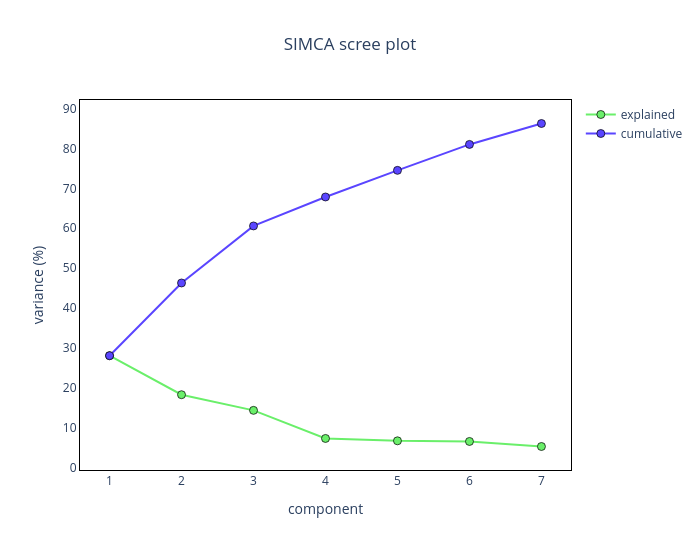

Notebook cell for this chart:
### Markdown cell above
### Scree plot

### Code cell
model_1.plot_scree()

### Figure 1 — Plotly figure (JSON) as saved in the notebook; plotly's stock layout.template omitted (floating-point values rounded to 4 significant figures)
{"data": [{"line": {"color": "#6AEF6A"}, "marker": {"line": {"color": "black", "width": 0.7}, "size": 8}, "mode": "lines+markers", "name": "explained", "type": "scatter", "x": [1, 2, 3, 4, 5, 6, 7], "y": [28.03, 18.24, 14.31, 7.264, 6.672, 6.511, 5.247]}, {"line": {"color": "#5A45FF"}, "marker": {"line": {"color": "black", "width": 0.7}, "size": 8}, "mode": "lines+markers", "name": "cumulative", "type": "scatter", "x": [1, 2, 3, 4, 5, 6, 7], "y": [28.03, 46.26, 60.57, 67.84, 74.51, 81.02, 86.27]}], "layout": {"height": 550, "showlegend": true, "title": {"text": "SIMCA scree plot", "x": 0.5}, "width": 700, "xaxis": {"linecolor": "black", "mirror": true, "showgrid": false, "showline": true, "tickvals": [1, 2, 3, 4, 5, 6, 7], "title": {"text": "component"}, "zeroline": false}, "yaxis": {"linecolor": "black", "mirror": true, "showgrid": false, "showline": true, "title": {"text": "variance (%)"}, "zeroline": false}}}
